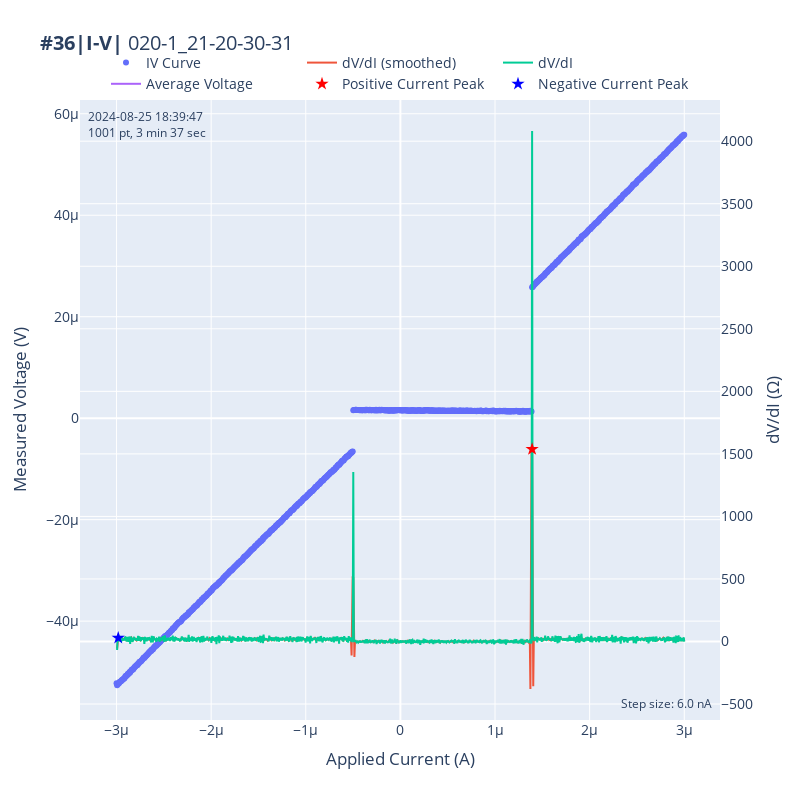

Notebook code cell kept with this figure:
### Code cell
dataset = qc.load_by_id(36)

def _display_time(run_time):
    total_seconds = int(run_time.total_seconds())

    if total_seconds < 60:
        display_time = f"{total_seconds} sec"
    elif total_seconds < 3600:
        minutes, seconds = divmod(total_seconds, 60)
        display_time = f"{minutes} min {seconds} sec" if seconds else f"{minutes} min"
    else:
        hours, remainder = divmod(total_seconds, 3600)
        minutes, seconds = divmod(remainder, 60)
        display_time = f"{hours} hr {minutes} min" if minutes else f"{hours} hr"
    return display_time 

# 獲取數據集信息
run_id, exp_name, sample_name, description, start_time, completed_time, run_time, display_time = get_dataset_info(dataset)

# Get parameters and auto-detect voltmeter
parameters = dataset.get_parameters()
voltage_param = next((p for p in parameters if p.name.startswith('meas_voltage')), None)

if voltage_param is None:
    raise ValueError("No voltage measurement parameter found")

voltmeter = voltage_param.name.split('_')[-1]  # e.g., 'K1' or 'K2'
voltage_unit = voltage_param.unit

# Extract data from the dataset
data = dataset.get_parameter_data()
appl_current = data[voltage_param.name]['appl_current']
meas_voltage = data[voltage_param.name][voltage_param.name]
meas_voltage_avg = np.mean(meas_voltage)



# Calculate dV/dI
dV = np.diff(meas_voltage)
dI = np.diff(appl_current)
dVdI = dV / dI

# Apply Savitzky-Golay filter to smooth dV/dI
dVdI_smooth = savgol_filter(dVdI, window_length=6, polyorder=3)
# dVdI_smooth = dVdI 
# Auto-select appropriate units for dV/dI
dVdI_avg, dVdI_unit = auto_select_unit(np.mean(dVdI), 'Ω')


# Find peaks for positive and negative current regions
positive_current_mask = appl_current[1:] > 0
negative_current_mask = appl_current[1:] < 0

# Find peaks in positive current region
positive_peaks, _ = find_peaks(dVdI_smooth[positive_current_mask], height=np.mean(dVdI_smooth[positive_current_mask]))
if len(positive_peaks) > 0:
    positive_peak_index = positive_peaks[0]  # Take the first peak
    positive_peak_current = appl_current[1:][positive_current_mask][positive_peak_index]
    positive_peak_dvdi = dVdI_smooth[positive_current_mask][positive_peak_index]

# Find peaks in negative current region
negative_peaks, _ = find_peaks(dVdI_smooth[negative_current_mask], height=np.mean(dVdI_smooth[negative_current_mask]))
if len(negative_peaks) > 0:
    negative_peak_index = negative_peaks[0]  # Take the first peak
    negative_peak_current = appl_current[1:][negative_current_mask][negative_peak_index]
    negative_peak_dvdi = dVdI_smooth[negative_current_mask][negative_peak_index]

# Get current unit
current_param = next(p for p in parameters if p.name == 'appl_current')
current_unit = current_param.unit

# Calculate the step size and number of points
current_step = (appl_current[len(appl_current)-1]-appl_current[0])/(len(appl_current)-1)
current_points = len(appl_current)

# Auto-select appropriate units for step sizes
auto_current_step, auto_current_unit = auto_select_unit(current_step, current_unit)

# Create hover text
hover_text = [f'{voltmeter}<br>Current: {i:.2e} {current_unit}<br>Voltage: {v:.2e} {voltage_unit}' for i, v in zip(appl_current, meas_voltage)]
# Create the scatter plot
fig = go.Figure(data=go.Scatter(
    x=appl_current,
    y=meas_voltage,
    mode='markers',
    name='IV Curve',
    hovertext=hover_text,
    hoverinfo='text'
))

fig.add_trace(go.Scatter(
    x=appl_current[1:],
    y=dVdI_smooth,
    mode='lines',
    name='dV/dI (smoothed)',
    yaxis='y2',
    hovertext=hover_text,
    hoverinfo='text'
))

fig.add_trace(go.Scatter(
    x=appl_current[1:],
    y=dVdI,
    mode='lines',
    name='dV/dI',
    yaxis='y2',
    hovertext=hover_text,
    hoverinfo='text'
))

fig.add_trace(go.Scatter(
    x=appl_current,
    y=np.array([meas_voltage_avg]),
    mode='lines',
    name='Average Voltage',
    yaxis='y1',
    # hovertext=hover_text,
    # hoverinfo='text'
))


# Add peak markers
if 'positive_peak_current' in locals():
    fig.add_trace(go.Scatter(
        x=[positive_peak_current],
        y=[positive_peak_dvdi],
        mode='markers',
        name='Positive Current Peak',
        marker=dict(size=10, color='red', symbol='star'),
        yaxis='y2'
    ))

if 'negative_peak_current' in locals():
    fig.add_trace(go.Scatter(
        x=[negative_peak_current],
        y=[negative_peak_dvdi],
        mode='markers',
        name='Negative Current Peak',
        marker=dict(size=10, color='blue', symbol='star'),
        yaxis='y2'
    ))

# Update layout
fig.update_layout(
    title=f'<b>#{run_id}|{exp_name}|</b> {sample_name}',
    xaxis_title=f'Applied Current ({current_unit})',
    yaxis_title=f'Measured Voltage ({voltage_unit})',
    yaxis2=dict(
        title=f'dV/dI (Ω)',
        overlaying='y',
        side='right'
    ),
    legend=dict(orientation="h",
                    x=0.5, y=1,
                    xanchor="center", yanchor="bottom",),
    font=dict(size=14),
    width=800, height=800
)
# Add description as annotation
fig.add_annotation(
    xref='paper', yref='paper',
    x=0.01, y=0.99,
    text=f'{start_time}<br>{current_points} pt, {display_time}',
    showarrow=False,
    font=dict(size=12),
    align='left',
)

fig.add_annotation(
    xref='paper', yref='paper',
    x=0.99, y=0.01,
    text=f'Step size: {auto_current_step:.1f} {auto_current_unit}',
    showarrow=False,
    font=dict(size=12),
    align='right',
)

# Show the plot
fig.show()

### Figure 1 — Plotly figure (JSON) as saved in the notebook; plotly's stock layout.template omitted (floating-point values rounded to 4 significant figures; data arrays with more than 128 entries replaced by an {"elided": "..."} marker saying what was removed)
{"data": [{"hoverinfo": "text", "hovertext": {"elided": "1001 str values"}, "mode": "markers", "name": "IV Curve", "type": "scatter", "x": {"elided": "1001 float values"}, "y": {"elided": "1001 float values"}}, {"hoverinfo": "text", "hovertext": {"elided": "1001 str values"}, "mode": "lines", "name": "dV/dI (smoothed)", "type": "scatter", "x": {"elided": "1000 float values"}, "y": {"elided": "1000 float values"}, "yaxis": "y2"}, {"hoverinfo": "text", "hovertext": {"elided": "1001 str values"}, "mode": "lines", "name": "dV/dI", "type": "scatter", "x": {"elided": "1000 float values"}, "y": {"elided": "1000 float values"}, "yaxis": "y2"}, {"mode": "lines", "name": "Average Voltage", "type": "scatter", "x": {"elided": "1001 float values"}, "y": [-7.987e-07], "yaxis": "y"}, {"marker": {"color": "red", "size": 10, "symbol": "star"}, "mode": "markers", "name": "Positive Current Peak", "type": "scatter", "x": [1.392e-06], "y": [1537.0], "yaxis": "y2"}, {"marker": {"color": "blue", "size": 10, "symbol": "star"}, "mode": "markers", "name": "Negative Current Peak", "type": "scatter", "x": [-2.982e-06], "y": [28.63], "yaxis": "y2"}], "layout": {"annotations": [{"align": "left", "font": {"size": 12}, "showarrow": false, "text": "2024-08-25 18:39:47<br>1001 pt, 3 min 37 sec", "x": 0.01, "xref": "paper", "y": 0.99, "yref": "paper"}, {"align": "right", "font": {"size": 12}, "showarrow": false, "text": "Step size: 6.0 nA", "x": 0.99, "xref": "paper", "y": 0.01, "yref": "paper"}], "font": {"size": 14}, "height": 800, "legend": {"orientation": "h", "x": 0.5, "xanchor": "center", "y": 1, "yanchor": "bottom"}, "title": {"text": "<b>#36|I-V|</b> 020-1_21-20-30-31"}, "width": 800, "xaxis": {"title": {"text": "Applied Current (A)"}}, "yaxis": {"title": {"text": "Measured Voltage (V)"}}, "yaxis2": {"overlaying": "y", "side": "right", "title": {"text": "dV/dI (Ω)"}}}}
